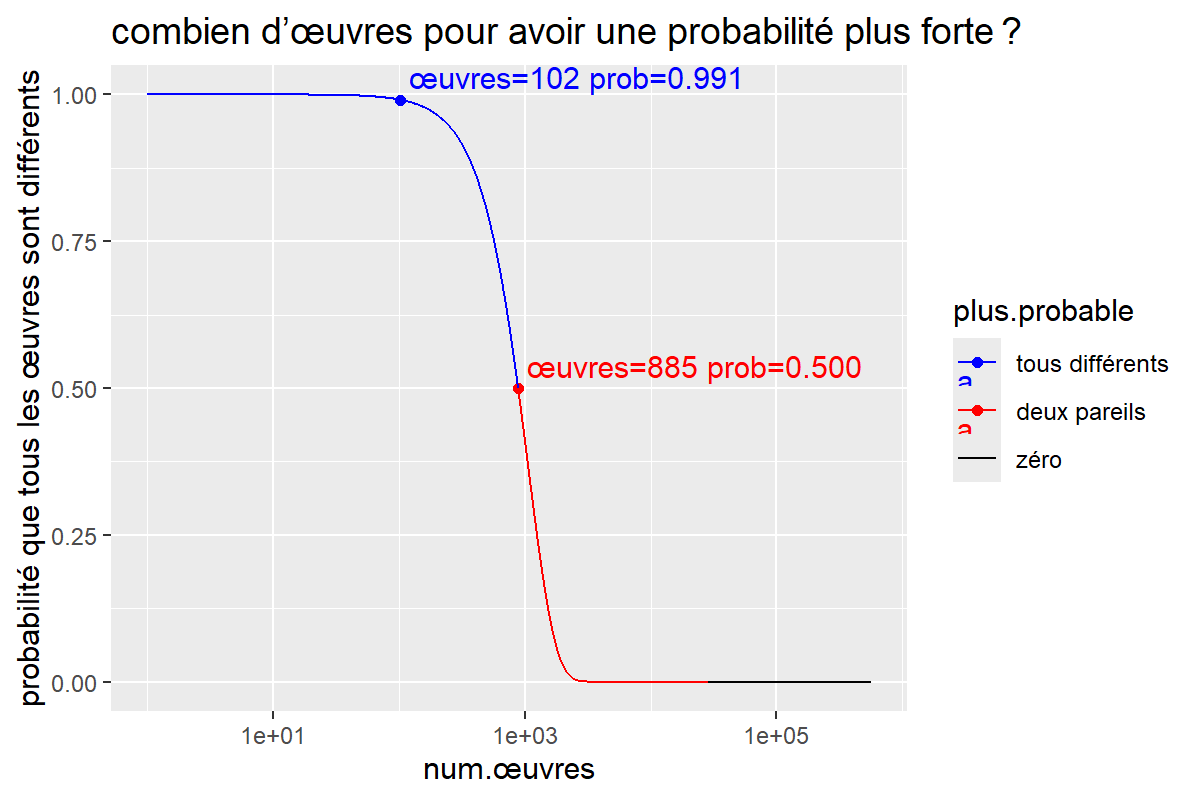

Here is the R script that generated this plot:
library(data.table)
library(ggplot2)
num.possible <- 80640*7
plus.colors <- c(
  "tous différents"="blue",
  "deux pareils"="red",
  zéro="black")
prob.dt <- data.table(num.œuvres=1:num.possible)[
, num.i := num.possible-num.œuvres+1
][
, prob.i := num.i/num.possible
][
, log.prob.i := log(prob.i)
][, let(
  cumsum = exp(cumsum(log.prob.i)),
  cumprod = cumprod(prob.i)
)][, let(
  diff = cumsum-cumprod,
  plus.probable = factor(fcase(
    cumprod==0, "zéro",
    cumprod<0.5, "deux pareils",
    default="tous différents"),
    names(plus.colors))
)][]
prob.dt[order(abs(diff))]
text.dt <- rbind(
  prob.dt[plus.probable=="deux pareils"][1],
  prob.dt[num.œuvres==102])
## https://en.wikipedia.org/wiki/Birthday_problem#Arbitrary_number_of_days says we can use
sqrt(2*num.possible*log(2))
(gg <- ggplot()+
  ggtitle("combien d’œuvres pour avoir une probabilité plus forte ?")+
   scale_color_manual(values=plus.colors)+
   ylab("probabilité que tous les œuvres sont différents")+
  geom_point(aes(
    num.œuvres, cumprod, color=plus.probable),
    data=text.dt)+    
  geom_text(aes(
    num.œuvres, cumprod, color=plus.probable,
    label=sprintf(" œuvres=%d prob=%.3f", num.œuvres, cumprod)),
    vjust=-0.5,
    hjust=0,
    data=text.dt)+    
  geom_line(aes(
    num.œuvres, cumprod, color=plus.probable),
    data=prob.dt))

(logx <- gg+scale_x_log10())

(logxy <- logx+scale_y_log10())

png("figure-gg-œuvres-jours.png", width=6, height=4, units="in", res=200)
print(logx)
dev.off()
